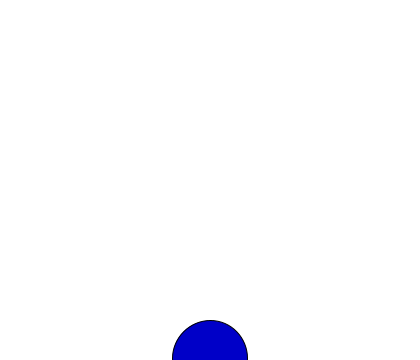
Frame 1 (no input)
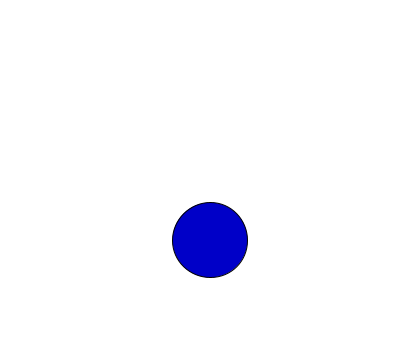
Frame 60 (the mouse pressed at the canvas centre just before this capture)
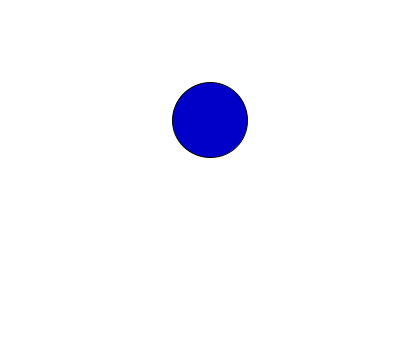
Frame 120 (the mouse held since frame 60 and released just before this capture)

The Processing sketch that drew these frames (run headless with seeded random() and noise(); from frame 60 on, the mouse is pressed at the canvas centre):

// Processing sketch: classes_8
// ── classes_8.pde
//Object Oriented Programming means to put "data" and "functionality" together.
//Using classes,objects,etc.
//For example, HUMAN is a class having data associated with it: height,color...
//a HUMAN also has functionality like sleep,run,walk,talk,etc.
//When a class is created, we define a template of the object.
//Then we create a INSTANCE : Replica of the class

//Hence, Class is template, Object is the instance itself.

Bubble b;

void setup()
{
  size(420,360);
  b = new Bubble();    //Create a new instance of the class
  b.r = 75;            //Set the properties of the instance
}

void draw()
{
  background(255);
  b.ascend();          //Call the functions related to it
  b.display();
  b.top();
}

void mouseMoved()
{
  if(b.in(mouseX,mouseY)==1)
  {
    b.highlight();
  }
}
void mousePressed()
{
  if(b.in(mouseX,mouseY)==1)
  {
    b.highlight();
    b.pop();
  }
}
// ── Bubble.pde
class Bubble
{
  int x,y,r,speed;          //Declared inside as each bubble has it's own x,y,r.
  
  Bubble()                  //Contructor. Used to initialize the data by default, if not initialized by the user
  {
    x = width/2;
    y = height;
    r=20;
    speed = 2;
  }
  
  void display()
  {
    fill(0,0,200);
    ellipse(x,y,r,r);
  }
  void ascend()
  {
    y = y-speed;
  }
  void top()
  {
    if(y<=0)
    {
      speed*=-1;
    }
  }
  int in(int m, int n)
  {
    if(dist(x,y,m,n)<=r/2)
    {
      return 1;
    }
    else
    {
      return 0;
    }
  }
  void highlight()
  {
    fill(0,0,100);
    ellipse(x,y,r,r);
  }
  void pop()
  {
    r=0;
  }
}
